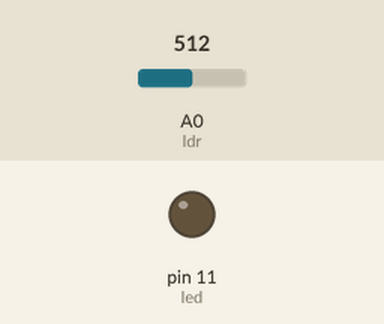
This sketch was run on a simulated Arduino Uno, built with avr-gcc and run on an emulated ATmega328P. Shown: output pins drawn as LEDs (lit = HIGH). The inputs (shaded band) are chosen by the test bench; at power-on: A0 (ldr) = 512. What the sketch prints to the serial monitor is not drawn.

Above: at 1.2 s.
1.3 s: A0 (ldr) set to 111
2.8 s: A0 (ldr) set to 90
At 5.1 s:
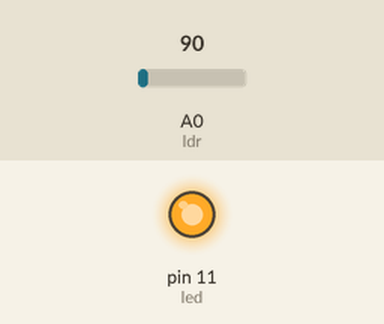
Timing chart, 0 to 6.6 s (numbered marks = the images above; inputs shaded):
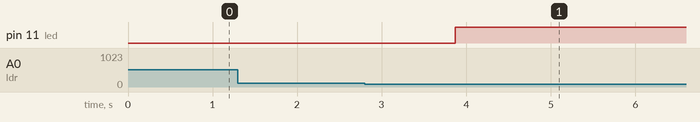

Measured:
- the behaviour switches between 100 and 99 on A0 (ldr) (found by bisection; images 0 and 1)
- after the input at 2.8 s, pin 11 (led): LOW → HIGH after 1.1 s

The sketch:

Poste.ino
```cpp
const int led = 11;
const int ldr = A0;
int valorLdr = 0;
int pwm = 0;

void setup() {
  // put your setup code here, to run once:
  Serial.begin(9600);
  pinMode(led,OUTPUT);
}

void loop() {
  // put your main code here, to run repeatedly:
  valorLdr = analogRead(ldr);
  Serial.println(valorLdr);

  if(valorLdr < 100){
    analogWrite(led,pwm);
    pwm++;
  }else{
    digitalWrite(led,LOW);
    pwm = 0;
  }

  if(pwm > 255){
    pwm = 255;
  }
}
```
